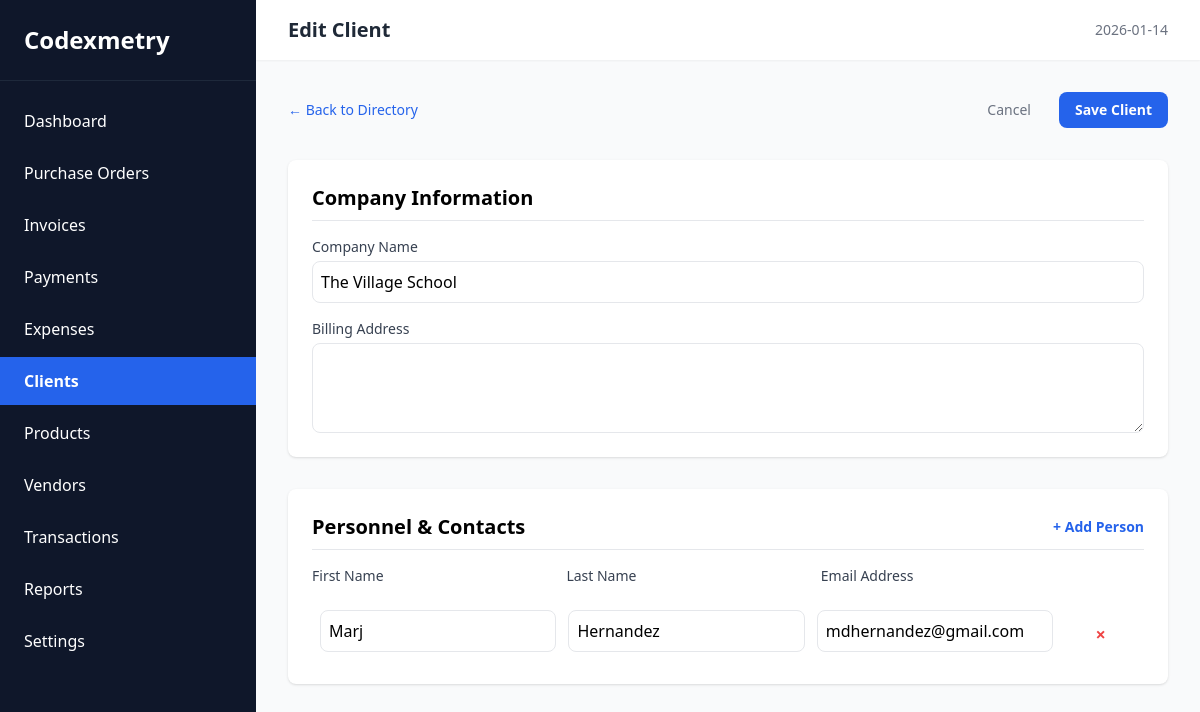
/clients/edit/2, run on the app's committed database.
### tables this page shows
CREATE TABLE clients (
    id INTEGER PRIMARY KEY AUTOINCREMENT,
    company_name TEXT NOT NULL,
    address TEXT,
    is_active INTEGER DEFAULT 1
);

CREATE TABLE client_contacts (
    id INTEGER PRIMARY KEY AUTOINCREMENT,
    client_id INTEGER,
    first_name TEXT,
    last_name TEXT,
    email TEXT,
    FOREIGN KEY (client_id) REFERENCES clients(id) ON DELETE CASCADE
);

### app.py (the view, shortened to what this page needs)
@app.route('/clients/edit/<int:id>', methods=['GET', 'POST'])
def client_edit(id):
    client = read_db('clients', id=id, one=True)
    contacts = read_db('client_contacts', active_only=False, where_clause="client_id = ?", args=(id,))
    return render_template('client_form.html', mode='edit', client=client, contacts=contacts)

### app.py (called while the page is built)
@app.teardown_appcontext
def close_connection(exception):
    db = getattr(g, '_database', None)
    if db is not None:
        db.close()

@app.context_processor
def inject_metadata():
    metadata_raw = read_db(table_name='settings_metadata', active_only=False, id=1, one=True)
    metadata = dict(metadata_raw) if metadata_raw else None
    if metadata:
        tz = metadata.get('timezone', 'America/Chicago')
    else:
        tz = 'America/Chicago'
    now = datetime.now(ZoneInfo(tz))
    return dict(metadata=metadata, now=now)

### database.py (called while the page is built)
def get_db():
    db = getattr(g, '_database', None)
    if db is None:
        db_path = current_app.config['DATABASE']
        db_dir = os.path.dirname(db_path)
        if not os.path.exists(db_dir):
            os.makedirs(db_dir, exist_ok=True)
        db = g._database = sqlite3.connect(db_path)
        db.row_factory = sqlite3.Row
        db.execute('PRAGMA foreign_keys = ON;')
    return db

def read_db(table_name, active_only=True, id=None, where_clause=None, args=(), one=False):
    db = get_db()
    query = f"SELECT * FROM {table_name}"
    conditions = []
    params = list(args)
    if active_only:
        conditions.append("is_active = 1")
    if id:
        conditions.append("id = ?")
        params.append(id)
        one = True
    if where_clause:
        conditions.append(where_clause)
    if conditions:
        query += " WHERE " + " AND ".join(conditions)
    cur = db.execute(query, params)
    rv = cur.fetchall()
    return (rv[0] if rv else None) if one else rv

### templates/client_form.html (shortened to what this page needs)
{% extends 'layout.html' %}
{% block title %}
    {% if mode == 'add' %}New Client{% elif mode == 'edit' %}Edit Client{% else %}{{ client.company_name }}{% endif %}
{% endblock %}
{% block content %}
<div class="max-w-4xl mx-auto">
    <div class="flex justify-between items-center mb-8">
        <a href="{{ url_for('clients') }}" class="text-blue-600 hover:underline text-sm font-medium">
            &larr; Back to Directory
        </a>
        <div class="flex gap-3 items-center">
            {% if mode == 'view' %}
                <form action="/clients/archive/{{ client.id }}" method="POST"
                      onsubmit="return confirm('Are you sure you want to archive this client? This will hide them from active lists.')">
                    <button type="submit" class="text-red-400 px-4 py-2 rounded-lg text-sm font-medium hover:bg-red-800 transition-colors">
                        Archive Client
                    </button>
                </form>
                <a href="/clients/edit/{{ client.id }}" class="bg-blue-600 text-white px-4 py-2 rounded-lg text-sm font-bold hover:bg-blue-700 transition-colors">
                    Edit Client
                </a>
            {% else %}
                <a href="{% if mode == 'add' %}{{ url_for('clients') }}{% else %}/clients/view/{{ client.id }}{% endif %}"
                   class="text-gray-500 px-4 py-2 text-sm font-medium hover:text-gray-800">
                    Cancel
                </a>
                <button type="submit" form="client-main-form" class="bg-blue-600 text-white px-4 py-2 rounded-lg text-sm font-bold hover:bg-blue-700 transition-colors">
                    Save Client
                </button>
            {% endif %}
        </div>
    </div>
    <form id="client-main-form" action="{% if mode == 'add' %}/clients/add{% else %}/clients/edit/{{ client.id }}{% endif %}" method="POST">
        <section class="bg-white p-6 rounded-lg shadow mb-8">
            <h2 class="text-xl font-semibold mb-4 border-b pb-2">Company Information</h2>
            <div class="grid grid-cols-2 gap-4">
                <div class="col-span-2">
                    <label class="block text-sm font-medium text-gray-700">Company Name</label>
                    {% if mode == 'view' %}
                        <p class="mt-1 block w-full rounded-lg p-2">{{ client.company_name }}</p>
                    {% else %}
                        <input type="text" name="company_name" value="{{ client.company_name or '' }}" class="mt-1 block w-full border rounded-lg p-2" required>
                    {% endif %}
                </div>
                <div class="col-span-2">
                    <label class="block text-sm font-medium text-gray-700">Billing Address</label>
                    {% if mode == 'view' %}
                        <p class="mt-1 block w-full rounded-lg p-2 whitespace-pre-wrap">{{ client.address or '-' }}</p>
                    {% else %}
                        <textarea name="address" rows="3" class="mt-1 block w-full border rounded-lg p-2">{{ client.address or '' }}</textarea>
                    {% endif %}
                </div>
            </div>
        </section>
        <section class="bg-white p-6 rounded-lg shadow">
            <div class="flex justify-between items-center mb-4 border-b pb-2">
                <h2 class="text-xl font-semibold">Personnel & Contacts</h2>
                {% if mode != 'view' %}
                    <button type="button"
                            hx-get="/clients/contact/row"
                            hx-target="#contact-list"
                            hx-swap="beforeend"
                            class="text-blue-600 hover:text-blue-800 text-sm font-bold flex items-center gap-1">
                        + Add Person
                    </button>
                {% endif %}
            </div>
            <div id="contact-list" class="space-y-1">
                {% if mode == 'view' %}
                    <div class="grid grid-cols-3 gap-4 pb-2 text-sm font-medium text-gray-700">
                        <div>Full Name</div>
                        <div class="col-span-2">Email Address</div>
                    </div>
                    {% for contact in contacts %}
                        <div class="grid grid-cols-3 gap-4">
                            <div class="mt-1 block w-full rounded-md p-2">
                                {{ contact.first_name }} {{ contact.last_name }}
                            </div>
                            <div class="text-blue-600 mt-1 block w-full rounded-md p-2">
                                {{ contact.email or '-' }}
                            </div>
                        </div>
                    {% else %}
                        <div class="py-8 text-center text-gray-400 italic text-sm">
                            No contacts assigned to this client.
                        </div>
                    {% endfor %}
                {% else %}
                    <div class="grid grid-cols-10 gap-4 pb-2 text-sm font-medium text-gray-700">
                        <div class="col-span-3">First Name</div>
                        <div class="col-span-3">Last Name</div>
                        <div class="col-span-3">Email Address</div>
                    </div>
                    {% for contact in contacts %}
                        {% include 'partials/contact_row.html' %}
                    {% endfor %}
                {% endif %}
            </div>
        </section>
    </form>
</div>
{% endblock %}

### templates/partials/contact_row.html
<div class="grid grid-cols-10 gap-3 items-center mb-3 contact-row p-2">
    <div class="col-span-3">
        <input type="text" name="contact_first[]" value="{{ contact.first_name if contact else '' }}"
               class="mt-1 block w-full border rounded-lg p-2">
    </div>
    <div class="col-span-3">
        <input type="text" name="contact_last[]" value="{{ contact.last_name if contact else '' }}"
               class="mt-1 block w-full border rounded-lg p-2">
    </div>
    <div class="col-span-3">
        <input type="email" name="contact_email[]" value="{{ contact.email if contact else '' }}"
               class="mt-1 block w-full border rounded-lg p-2">
    </div>
    <div class="col-span-1 text-center self-end pb-1">
        <button type="button"
                class="text-red-500 hover:text-red-800 remove-row text-lg font-bold"
                onclick="this.closest('.contact-row').remove()">
            ×
        </button>
    </div>
</div>

### data on the page
clients: company_name "The Village School"
client_contacts: first_name "Marj", last_name "Hernandez", email "mdhernandez@gmail.com"

### other printed values
{{ label }} "Dashboard" "Purchase Orders" "Invoices" "Payments" "Expenses" "Clients" "Products" "Vendors" "Transactions" "Reports" "Settings"
{{ now.strftime('%Y-%m-%d') if now else '' }} "2026-01-14"
